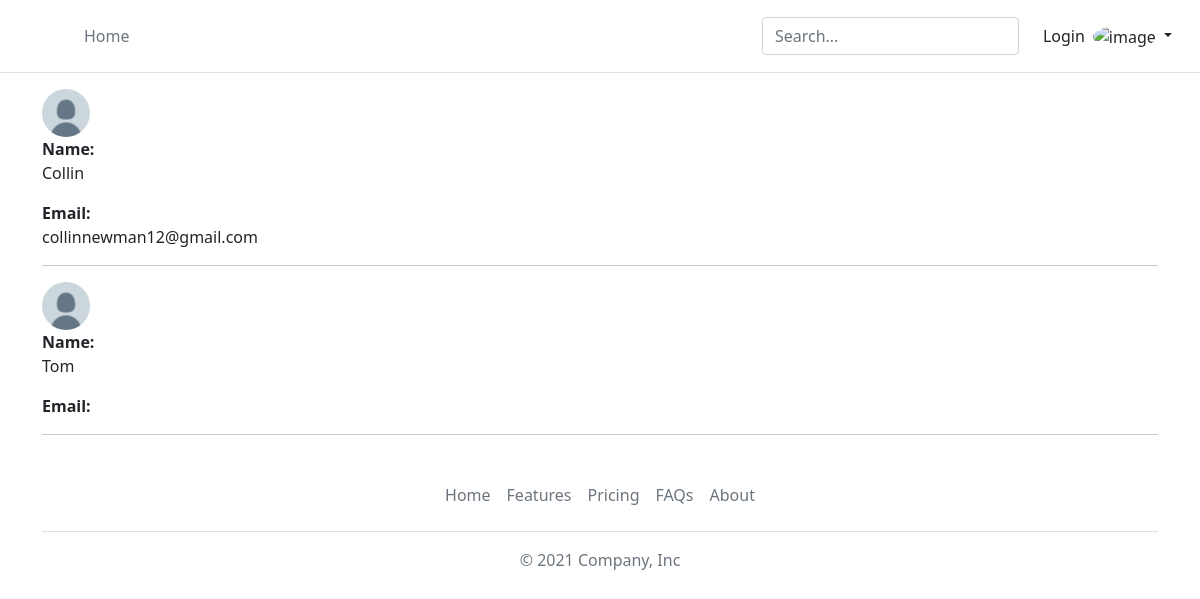
Screenshot of /view-users with the database file from the repository.
### website/models.py (models this page shows, shortened)
class users(db.Model):
    _id = db.Column("id", db.Integer, primary_key=True)
    name = db.Column(db.String(100))
    email = db.Column(db.String(100))
    pfp_url = db.Column(db.String(50))
    bio = db.Column(db.String(400))

### website/webpages/home.py (the view)
@home.route('/view-users')
def view():
    if 'user' in session:
        return render_template('view.html', values=users.query.all(), profile_image=session['pfp_url'])
    else:
        return render_template('view.html', values=users.query.all())

### website/templates/view.html (shortened to what this page needs)
{% extends "base.html" %}
{% block content %}
    <head>
        <link rel='stylesheet' type='text/css' href="{{ url_for('static', filename='styles/view.css')}}"/>
    </head>
    {% for item in values %}
    <img src={{item.pfp_url}} alt="image" width="48" height="48" class="rounded-circle">
    <div id='user'>
        <b>Name:</b>
        <p>{{item.name}}</p>
        <b>Email:</b>
        <p>{{item.email}}</p>
        <hr>
    </div>
    {% endfor %}
{% endblock %}

### rows the page displays
users: pfp_url (placeholder picture), name "Collin", email "collinnewman12@gmail.com"
users: pfp_url (placeholder picture), name "Tom"
